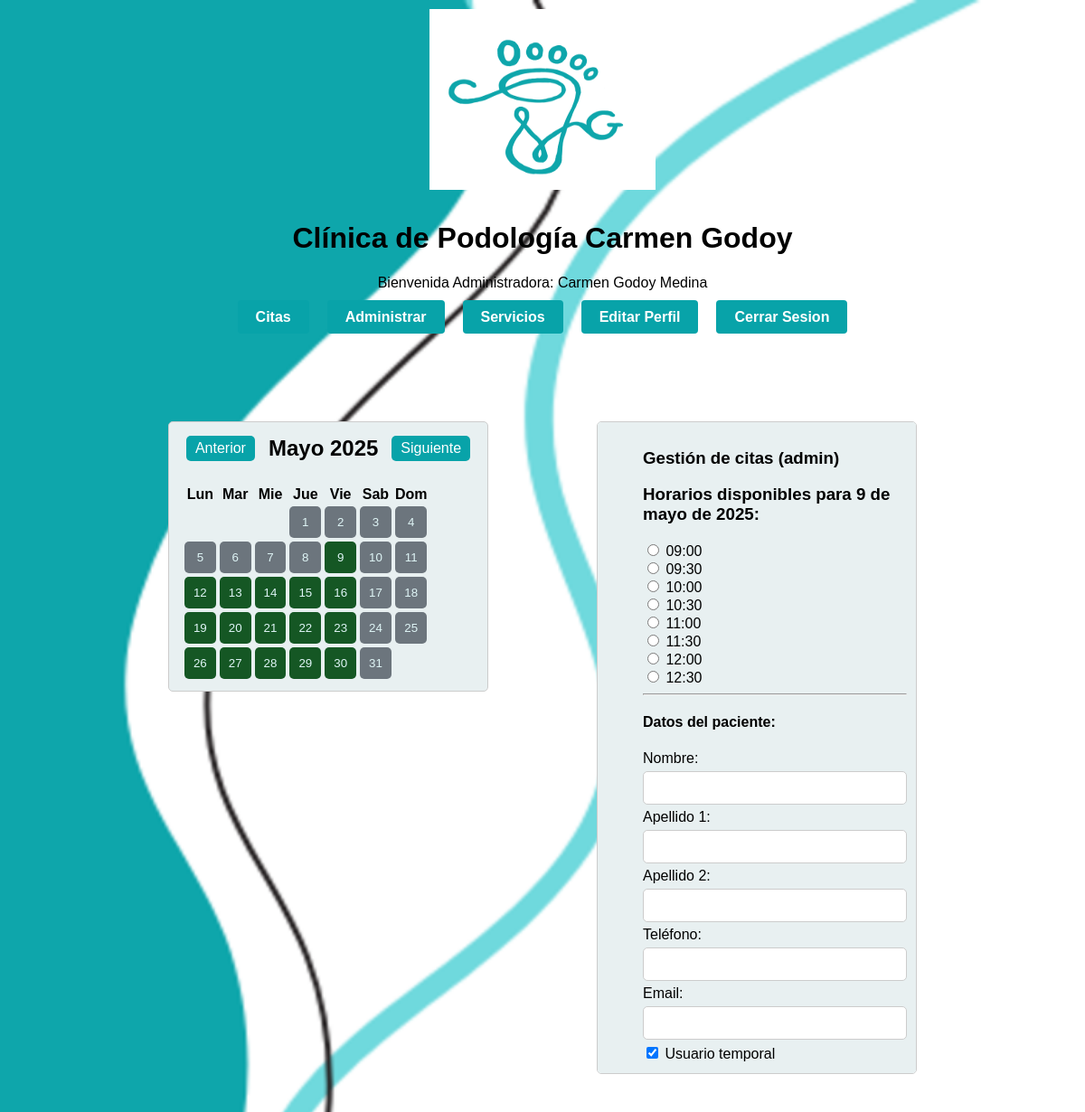
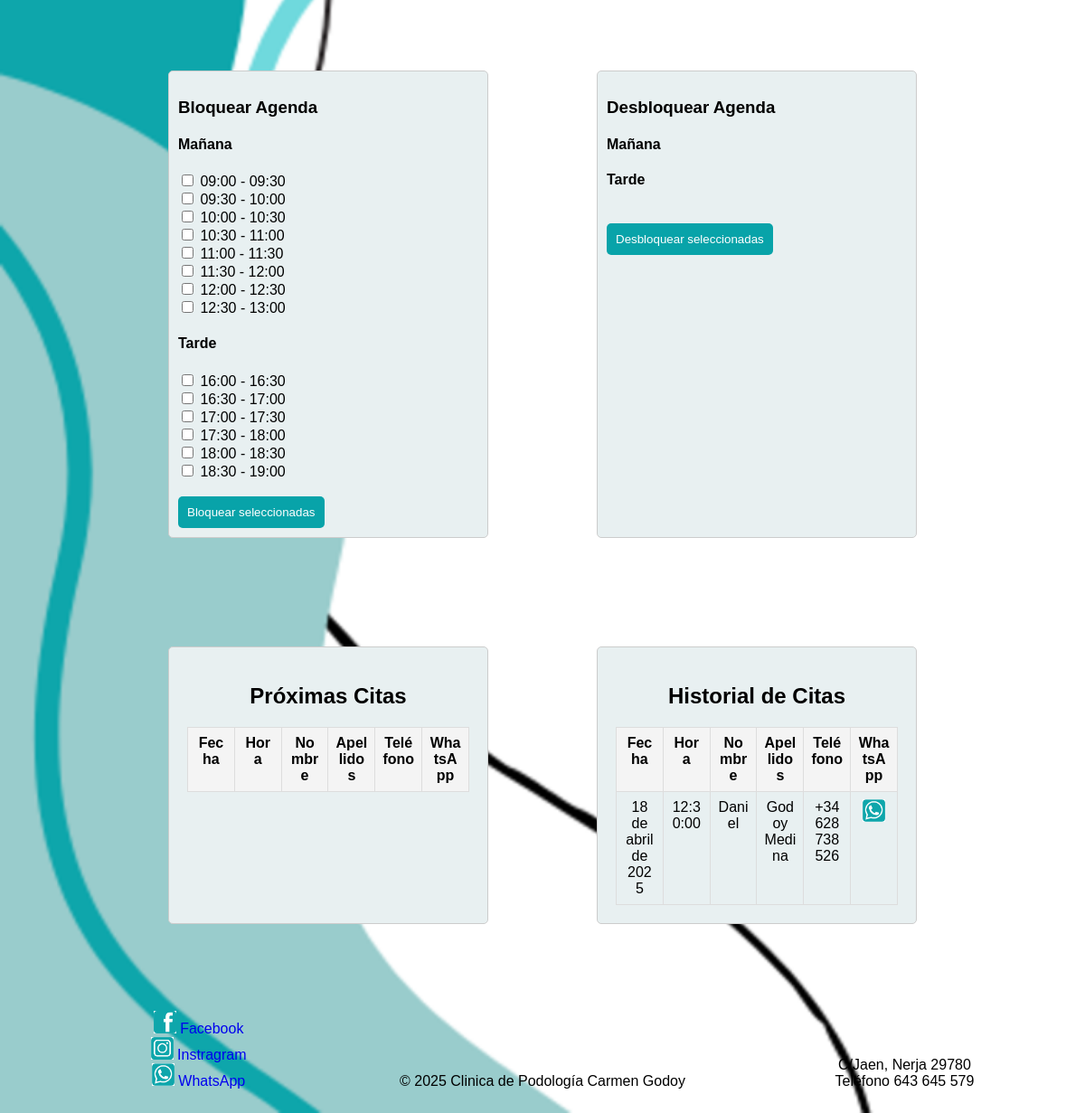
Page /Codigo/copias/citas_copia_seguridad.php (signed in) on the committed database (2 pictures, top to bottom).
### tables this page shows
CREATE TABLE Citas (
    idCita INT PRIMARY KEY AUTO_INCREMENT,
    fecha DATE,
    hora TIME,
    estado VARCHAR(50),
    anotaciones TEXT,
    bloqueada TINYINT(1) NOT NULL DEFAULT 0,
    confirmada TINYINT(1) NOT NULL DEFAULT 0,
    google_event_id VARCHAR(255) NULL,
    idPacientes INT,
    idAdmin INT,
    FOREIGN KEY (idPacientes) REFERENCES Pacientes(idPacientes),
    FOREIGN KEY (idAdmin) REFERENCES Admin(idAdmin)
);

CREATE TABLE Pacientes (
    idPacientes INT PRIMARY KEY AUTO_INCREMENT,
    nombre VARCHAR(50),
    apellido1 VARCHAR(50),
    apellido2 VARCHAR(50),
    email VARCHAR(100),
    telefono VARCHAR(30),
    fechaNacim DATE,
    sexo CHAR(1),
    dni VARCHAR(20) UNIQUE NOT NULL,
    pass VARCHAR(255),
    token_recuperacion VARCHAR(64) DEFAULT NULL,
    token_expira DATETIME DEFAULT NULL,
    idHistorial INT NOT NULL,
    FOREIGN KEY (idHistorial) REFERENCES Historial(idHistorial)
);

### Codigo/validaciones/historial.php (the view, shortened to what this page needs)
<?php
require_once __DIR__ . '/../conexion/conexion.php';
if (isset($_SESSION["idAdmin"])) {
    $query = "SELECT Citas.idCita, Citas.fecha, Citas.hora, Pacientes.nombre, Pacientes.apellido1, Pacientes.apellido2, Pacientes.telefono
              FROM Citas
              JOIN Pacientes ON Citas.idPacientes = Pacientes.idPacientes
              ORDER BY Citas.fecha ASC";
    $stmt = $conexion->prepare($query);
    $stmt->execute();
    $result = $stmt->get_result();
    $proximasCitas = [];
    while ($row = $result->fetch_assoc()) {
        $proximasCitas[] = [
            'idCita' => $row['idCita'],
            'fecha' => $row['fecha'],
            'hora' => $row['hora'],
            'nombre' => $row['nombre'],
            'apellido1' => $row['apellido1'],
            'apellido2' => $row['apellido2'],
            'telefono' => $row['telefono']
        ];
    }
    echo '<table class="citas" border="1">
        <tr>
            <th>Fecha</th>
            <th>Hora</th>
            <th>Nombre</th>
            <th>Apellidos</th>
            <th>Teléfono</th>
            <th>WhatsApp</th>
        </tr>';
    foreach ($proximasCitas as $cita) {
        $formatter = new \IntlDateFormatter(
            'es_ES',
            \IntlDateFormatter::LONG,
            \IntlDateFormatter::NONE,
            'Europe/Madrid',
            \IntlDateFormatter::GREGORIAN,
            "d 'de' MMMM 'de' yyyy"
        );
        $fecha = new DateTime($cita['fecha']);
        $fechaFormateada = $formatter->format($fecha);
        $telefonoCompleto = $cita['telefono'];
        preg_match('/^(\+\d+)\s*(.*)$/', $telefonoCompleto, $matches);
        $extension = $matches[1] ?? '+34';
        $telefono = $matches[2] ?? '';
        $wasap = "https://wa.me/" . $extension . $telefono;
        echo '<tr>
            <td>' . $fechaFormateada  . '</td>
            <td>' . $cita['hora'] . '</td>
            <td>' . $cita['nombre'] . '</td>
            <td>' . $cita['apellido1'] . ' ' . $cita['apellido2'] . '</td>
            <td>' . $cita['telefono'] . '</td>
            <td>
                <a href="' . $wasap . '" target="_blank">
                    <img class="redes" src="/Codigo/imagenes/whatsapp.png" alt="WhatsApp">
                </a>
            </td>
        </tr>';
    }
    echo '</table>';
}

### Codigo/plantillas/header.php (shortened to what this page needs)
<?php
require_once __DIR__ . '/../conexion/conexion.php';
?>
<header>
    <a href="/Codigo/index.php">
        <img class="logo" src="/Codigo/imagenes/logo.png" alt="icono">
    </a>
    <h1>Clínica de Podología Carmen Godoy</h1>
    <link rel="stylesheet" href="/Codigo/estilos/style.css">
    <?php
    if (isset($_SESSION['idAdmin'])) {
        $idAdmin = $_SESSION['idAdmin'];
        $query = "SELECT nombre, apellido1, apellido2 FROM Admin WHERE idAdmin = ?";
        $stmt = $conexion->prepare($query);
        $stmt->bind_param("i", $idAdmin);
        $stmt->execute();
        $result = $stmt->get_result();
        if ($result->num_rows > 0) {
            $admin = $result->fetch_assoc();
            echo '<p class="bienvenida">Bienvenida Administradora: ' . htmlspecialchars($admin['nombre']) . ' ' . htmlspecialchars($admin['apellido1']) . ' ' . htmlspecialchars($admin['apellido2']) . '</p>';
        }
    } else if (isset($_SESSION['idPacientes'])) {
        if (isset($_SESSION['nombre'], $_SESSION['apellido1'])) {
            $apellido2 = $_SESSION['apellido2'] ?? '';
            $sexo = $_SESSION['sexo'] ?? 'O';
            if ($sexo === 'H') {
                echo '<p class="bienvenida">Bienvenido ' . htmlspecialchars($_SESSION['nombre']) . ' ' . htmlspecialchars($_SESSION['apellido1']) . ' ' . htmlspecialchars($apellido2) . '</p>';
            } else if ($sexo === 'M') {
                echo '<p class="bienvenida">Bienvenida ' . htmlspecialchars($_SESSION['nombre']) . ' ' . htmlspecialchars($_SESSION['apellido1']) . ' ' . htmlspecialchars($apellido2) . '</p>';
            } else {
                echo '<p class="bienvenida">Bienvenid@ ' . htmlspecialchars($_SESSION['nombre']) . ' ' . htmlspecialchars($_SESSION['apellido1']) . ' ' . htmlspecialchars($apellido2) . '</p>';
            }
        } else {
            echo '<p class="bienvenida">Bienvenido invitado</p>';
        }
    }
    ?>
    <nav>
        <ul>
            <?php if (isset($_SESSION['idPacientes']) || isset($_SESSION['idAdmin'])) {
                echo "<li><a class='btnA navegacion' href='/Codigo/citas.php'>Citas</a></li>";
            } else {
                echo "<li><a class='btnA navegacion' href='/Codigo/registro.php'>Registro</a></li>";
            } ?>
            <?php if (isset($_SESSION['idAdmin'])) {
                echo "<li><a class='btnA navegacion' href='/Codigo/admin.php'>Administrar</a></li>";
            } ?>
            <?php if (isset($_SESSION['idPacientes']) || isset($_SESSION['idAdmin'])) {
                echo "<li><a class='btnA navegacion' href='/Codigo/promociones.php'>Servicios</a></li>";
            } ?>
            <?php if (isset($_SESSION['idPacientes']) || isset($_SESSION['idAdmin'])) {
                echo "<li><a class='btnA navegacion' href='/Codigo/editar_perfil.php'>Editar Perfil</a></li>";
            } ?>
            <?php if (isset($_SESSION['idPacientes']) || isset($_SESSION['idAdmin'])) {
                echo "<li><a class='btnA navegacion' href='/Codigo/conexion/cerrar_sesion.php'>Cerrar Sesion</a></li>";
            } ?>
        </ul>
    </nav>
    <br>
    <br>
</header>

### Codigo/estilos/styleCitas.css (style rules this page uses)
:root { --colorFondo: #f0f0f0; --colorTexto: #333; --colorBoton: #08A3A9; --colorBotonHover: #0f2788; --colorFondo: #DFF5F6; --colorFondoDivs: #E8F0F1; }
table.citas { border-collapse: collapse; width: 100%; table-layout: fixed; border: 1px solid #ccc; }
table.citas th, table.citas td { border: 1px solid #ddd; text-align: center; padding: 8px; word-wrap: break-word; }
table.citas th { background-color: #f4f4f4; font-weight: bold; }

### Codigo/estilos/style.css (style rules this page uses)
body, html { margin: 0; padding: 0; min-height: 100vh; display: flex; flex-direction: column; justify-content: space-between; overflow-x: hidden; }
body { display: flex; justify-content: center; align-items: center; min-height: 100vh; margin: 0; background-image: url('/Codigo/imagenes/redimension3_fondo.png'); background-size: cover; background-repeat: no-repeat; background-attachment: fixed; font-family: Amazing Grotesk, sans-serif; }
:root { --colorFondo: #f0f0f0; --colorTexto: #333; --colorBoton: #08A3A9; --colorBotonHover: #0f2788; --colorFondo: #DFF5F6; --colorFondoDivs: #E8F0F1; --colorActive: #008aca; }
.logo { width: 250px; height: 200px; margin: 10px; }
nav { display: flex; justify-content: center; align-items: center; text-align: center; }
nav ul { display: flex; gap: 20px; list-style: none; padding: 0; margin: 0; }
nav ul li a { text-decoration: none; color: var(--colorTexto); font-weight: bold; padding: 5px 10px; border-radius: 5px; transition: background-color 0.3s ease; }
.btnA, .btnB { background-color: var(--colorBoton); color: white; border: none; padding: 10px 20px; text-align: center; text-decoration: none; font-size: 16px; cursor: pointer; border-radius: 4px; }
.bienvenida { margin-bottom: 20px; }
.redes { justify-content: center; width: 25px; height: 25px; }

### Codigo/estilos/styleCalendario.css (style rules this page uses)
:root { --colorFondo: #f0f0f0; --colorTexto: #333; --colorBoton: #08A3A9; --colorBotonHover: #0f2788; --colorBotonActivoHover: #0056b3; --disponible: #155724; --semiDisponible: #856404; --noDisponible: #721c24; --fueraServicio: #6c757d; }

### Codigo/estilos/styleAdmin.css (style rules this page uses)
:root { --colorFondo: #f0f0f0; --colorTexto: #333; --colorBoton: #08A3A9; --colorBotonHover: #0f2788; }
table.citas { border-collapse: collapse; width: 100%; table-layout: auto; }
table.citas th, table.citas td { padding: 8px; text-align: left; vertical-align: top; word-break: break-word; }
table.citas th { font-weight: bold; }

### rows in the picture
citas: fecha "18 de abril de 2025", hora "12:30:00", idPacientes.nombre "Daniel", idPacientes.apellido1 "Godoy", idPacientes.apellido2 "Medina", idPacientes.telefono "+34 628738526"

### other values in the picture
$admin['nombre'] "Carmen"
$admin['apellido1'] "Godoy"
$admin['apellido2'] "Medina"
$nombreMeses[(int)$mes] "Mayo"
$year "2025"
$fechaFormateada "9 de mayo de 2025"
$hora "09:00"
$hora "09:30"
$hora "10:00"
$hora "10:30"
$hora "11:00"
$hora "11:30"
$hora "12:00"
$hora "12:30"
date("H:i", strtotime($hora)) "09:00"
